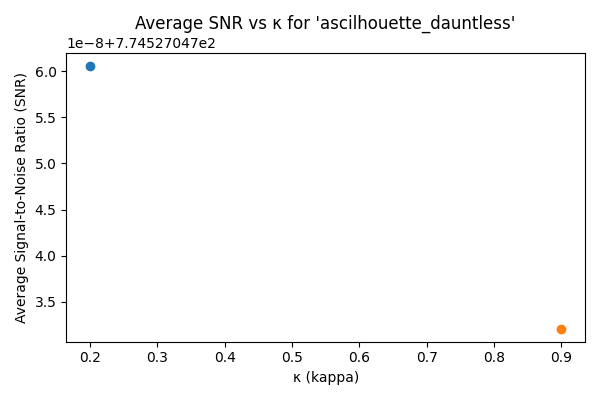
#> input picture doclab/experiments/Dimensional_Collapse/avg_snr_ascilhouette_dauntless.png, 600 x 400 px
$ python hcs_grad.py avg_snr_ascilhouette_dauntless.png
#> lines starting #> are read from the running program, lines starting #| are printed output that depends on the picture
# hcs_gradient_analyzer.py
# VERSION 2 - "Better Eyes"
# - Implements lobe detection on the phase-gradient field, as per DOMA-164.md.
# - This allows for the detection of more subtle, higher-order structures.

import numpy as np
import pandas as pd
import matplotlib.pyplot as plt
import os
from PIL import Image
import argparse

# --- Helper Functions (dominant_angular_mode is the only one modified) ---

def polar_grid(n: int = 192, r_max: float = 1.0):
    lin = np.linspace(-r_max, r_max, n)
    x, y = np.meshgrid(lin, lin)
    r = np.sqrt(x*x + y*y) + 1e-12
    theta = np.arctan2(y, x)
    return x, y, r, theta

# added
def signed_angular_gradient(field, theta):
    gx, gy = np.gradient(field)
    tx, ty = -np.sin(theta), np.cos(theta)   # tangential unit vector
    return gx*tx + gy*ty
# added
def dominant_angular_mode(field, theta, max_m=8):
    # Measure on the signed angular derivative, not |∇φ|
    s = signed_angular_gradient(field, theta)
    s = s - s.mean()
    n = s.shape[0]; c = n//2
    rr = np.sqrt((np.indices(s.shape)[0]-c)**2 + (np.indices(s.shape)[1]-c)**2)
    mask = rr > 4
    amps = []
    for m in range(1, max_m+1):
        c0 = np.sum(s[mask]*np.cos(m*theta[mask]))
        s0 = np.sum(s[mask]*np.sin(m*theta[mask]))
        amps.append((m, float(np.hypot(c0, s0))))
    amps.sort(key=lambda t: t[1], reverse=True)
    return int(amps[0][0]), s


def helical_time_evolve(field, kappa, t, omega=2*np.pi*1.0):
    # Corrected gradient usage for helical evolution
    grad_field_y, grad_field_x = np.gradient(field)
    return np.cos(kappa * omega * t) * field + np.sin(kappa * omega * t) * grad_field_y
# added
def _proj_mode(field, theta, m):
    basis = np.cos(m*theta)
    coef = np.sum(field*basis) / (np.sum(basis*basis) + 1e-12)
    return coef, basis
# added
def psi_collapse_to_m2(field, theta, Ta, Gamma, m_dom):
    # smooth gate (annealed corridor)
    g = float(np.clip((1.0 - Ta)*Gamma, 0.0, 1.0))
    g = 1.0 - np.exp(-3.0*g)

    # remove fraction g of dominant mode
    c_dom, b_dom = _proj_mode(field, theta, m_dom)
    removed = g * c_dom * b_dom
    remainder = field - removed

    # recycle removed energy into m=2 with existing phase/sign
    c2, b2 = _proj_mode(remainder, theta, 2)
    E_removed = np.sqrt(np.mean(removed**2) + 1e-12)
    b2_unit = b2 / (np.sqrt(np.mean(b2**2)) + 1e-12)
    refill = E_removed * b2_unit * np.sign(c2 if abs(c2) > 1e-8 else 1.0)

    collapsed = remainder + refill
    collapse_map = np.abs(collapsed - field)
    return collapsed, g, collapse_map


def detect_frequency(signal, dt):
    from numpy.fft import rfft, rfftfreq
    sig = signal - np.mean(signal)
    yf = np.abs(rfft(sig))
    xf = rfftfreq(len(sig), dt)
    if len(xf) < 3: return 0.0, 0.0, xf, yf
    yf[0] = 0.0
    i = int(np.argmax(yf))
    peak = float(yf[i])
    noise = float(np.median(yf[yf > 0])) if np.any(yf > 0) else 1e-12
    return float(xf[i]), float(peak / (noise + 1e-12)), xf, yf

def phase_flux_space(field, dx=1.0):
    gx, gy = np.gradient(field, dx, dx)
    return float(np.mean(np.hypot(gx, gy)))

def phase_flux_time(signal, dt):
    d = np.gradient(signal, dt)
    return float(np.mean(np.abs(d)))

def ingest_field(path, size=192):
#> called with path = 'avg_snr_ascilhouette_dauntless.png', size = 192
    img = Image.open(path).convert("L").resize((size, size))
    arr = np.array(img).astype(np.float32)
    arr = (arr - arr.mean()) / (arr.std() + 1e-12)
    return np.tanh(arr / 2.5)
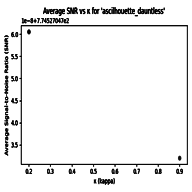
#> returned value: shape (192, 192) float32; min -0.997, max 0.101, mean 0.0376; drawn with min black and max white

# --- Main Simulation and Visualization Function ---

def run_one(field, kappa, Ta, Gamma, Ki, outdir=None, tag=None, save_figs=False):
    n = field.shape[0]
    x, y, r, theta = polar_grid(n, 1.0)

    # MODIFIED: Capture lobes and gradient field from the new function.
    lobes_before, pre_gradient_field = dominant_angular_mode(field, theta)
    space_flux = phase_flux_space(field)

    evolved = helical_time_evolve(field, kappa, t=6.0)
    # added
    m_pre, pre_sig = dominant_angular_mode(evolved, theta)
    collapsed, gate, collapse_map = psi_collapse_to_m2(evolved, theta, Ta, Gamma, m_dom=m_pre)
    m_post, post_sig = dominant_angular_mode(collapsed, theta)


    # MODIFIED: Capture lobes and gradient field for the 'after' state.
    lobes_after, post_gradient_field = dominant_angular_mode(collapsed, theta)

    t = np.arange(0, 6.0, 1/160.0)
    base = float(np.tanh(collapsed.mean()))
    phi = base * np.sin(Ki * t)
    dt = 1/160.0
    f, snr, xf, yf = detect_frequency(phi, dt)
    time_flux = phase_flux_time(phi, dt)
    bal = abs(space_flux - time_flux) / (abs(space_flux) + abs(time_flux) + 1e-12)
    verdict = bool((Ta <= 0.35) and (Gamma >= 0.75) and (lobes_after <= 2) and (snr >= 5.0) and (bal < 0.9))

    fp = sp = cp = None
    if save_figs and outdir and tag:
        os.makedirs(outdir, exist_ok=True)

        # MODIFIED: Visualization now shows the gradient field where lobes are detected.
        plt.figure(figsize=(10, 4))
        plt.suptitle("Phase-Gradient Fields", fontsize=16)

        plt.subplot(1, 2, 1)
        im1 = plt.imshow(pre_gradient_field, cmap="viridis")
        plt.colorbar(im1, fraction=0.046, pad=0.04)
        plt.axis("off")
        # MODIFIED: Title now reflects the new measurement method.
        plt.title(f"Pre-Collapse (Gradient Lobes ≈ {lobes_before})")

        plt.subplot(1, 2, 2)
        im2 = plt.imshow(post_gradient_field, cmap="viridis")
        plt.colorbar(im2, fraction=0.046, pad=0.04)
        plt.axis("off")
        plt.title(f"Post-Collapse (Gradient Lobes ≈ {lobes_after})")

        plt.tight_layout(rect=[0, 0.03, 1, 0.95])
        fp = os.path.join(outdir, f"{tag}_gradient_fields.png")
        plt.savefig(fp)
        plt.close()

        # Spectrum plot (unchanged)
        plt.figure(figsize=(6, 4))
        plt.plot(xf, yf); plt.xlabel("Frequency"); plt.ylabel("Amplitude")
        plt.title(f"Ki spectrum (SNR={snr:.1f}, peak={f:.2f})")
        plt.tight_layout(); sp = os.path.join(outdir, f"{tag}_spectrum.png")
        plt.savefig(sp); plt.close()

        # Collapse Locus plot (unchanged)
        plt.figure(figsize=(5.5, 4))
        im_collapse = plt.imshow(collapse_map, cmap="inferno")
        plt.colorbar(im_collapse, label="Magnitude of Change")
        plt.title("Collapse Locus"); plt.axis("off"); plt.tight_layout()
        cp = os.path.join(outdir, f"{tag}_collapse_map.png")
        plt.savefig(cp); plt.close()

    return {
        "lobes_before": int(lobes_before), "lobes_after": int(lobes_after),
        "gate": float(gate), "beat_peak": float(f), "beat_SNR": float(snr),
        "phase_balance_error": float(bal), "verdict_pass": verdict,
        "gradient_png": fp or "", "spectrum_png": sp or "", "collapse_png": cp or ""
    }

# --- Main Execution Block (Unchanged) ---
if __name__ == "__main__":
    parser = argparse.ArgumentParser(description="Run the HCS dimensional collapse simulation on a single image.")
    parser.add_argument("image_path", type=str, help="Path to the input image file.")
    args = parser.parse_args()

    kappas = [0.2, 0.9]
    params = [(0.90, 0.40, 2 * np.pi * 0.6), (0.28, 0.88, 2 * np.pi * 0.8)]
    rows = []; base_dir = "simulation_gallery_gradient"
    os.makedirs(base_dir, exist_ok=True)

    pth = args.image_path
    if not os.path.exists(pth):
        print(f"❌ Error: Image path not found at '{pth}'"); exit()

    print(f"Processing image with GRADIENT analysis: {pth}")
    slug = os.path.splitext(os.path.basename(pth))[0]
    field = ingest_field(pth, size=192)
    out_dir = os.path.join(base_dir, slug)
    os.makedirs(out_dir, exist_ok=True)

    for i, k in enumerate(kappas):
        for j, (Ta, Gamma, Ki) in enumerate(params):
            param_type = 'ctrl' if j == 0 else 'corr'
            tag = f"{slug}_k{k:.2f}_{param_type}"
            res = run_one(field, k, Ta, Gamma, Ki, outdir=out_dir, tag=tag, save_figs=(j == 1))

            row_data = {"image": slug, "kappa": k, "param_type": param_type, **res}
            rows.append(row_data)
#> this loop made 2 passes
#> pass 1, in signed_angular_gradient, `gx, gy = np.gradient(field)`:
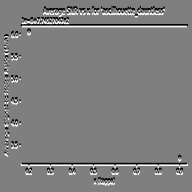
#> gx: shape (192, 192) float32; min -0.547, max 0.549, mean -4.14e-10; drawn with min black and max white
#> pass 1, in signed_angular_gradient, `gx, gy = np.gradient(field)`:
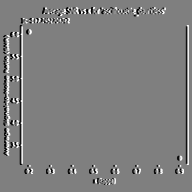
#> gy: shape (192, 192) float32; min -0.549, max 0.549, mean -1.17e-11; drawn with min black and max white
#> pass 1, in signed_angular_gradient, `tx, ty = -np.sin(theta), np.cos(theta)`:
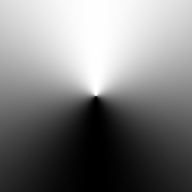
#> tx: shape (192, 192) float64; min -1, max 1, mean -3.7e-17; drawn with min black and max white
#> pass 1, in signed_angular_gradient, `tx, ty = -np.sin(theta), np.cos(theta)`:
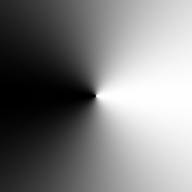
#> ty: shape (192, 192) float64; min -1, max 1, mean 5.32e-17; drawn with min black and max white
#> pass 1, in run_one (call 2), `plt.savefig(cp)`:
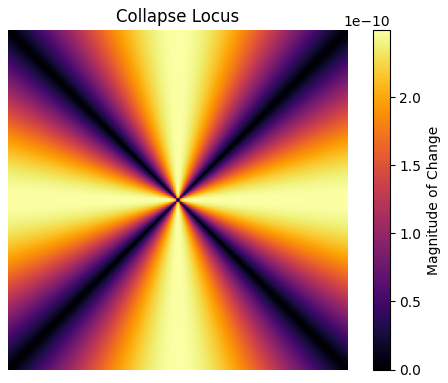
#> figure drawn by matplotlib, 2 panels
#> pass 2, in run_one (call 4), `plt.savefig(cp)`:
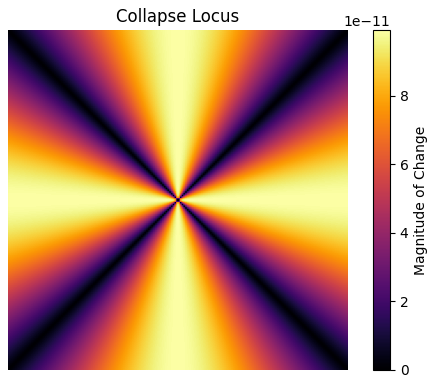
#> figure drawn by matplotlib, 2 panels
#> after the loop, rows = 4 items

    atlas = pd.DataFrame(rows)
#> atlas = table of 4 rows and 13 columns
    csv_path = f"atlas_{slug}_gradient.csv"
    atlas.to_csv(csv_path, index=False)

    print(f"\n✅ Gradient analysis complete! Your files are in '{base_dir}' and the current directory.")

$ run again, on doclab/experiments/Dimensional_Collapse/passrate_ascilhouette_dauntless.png
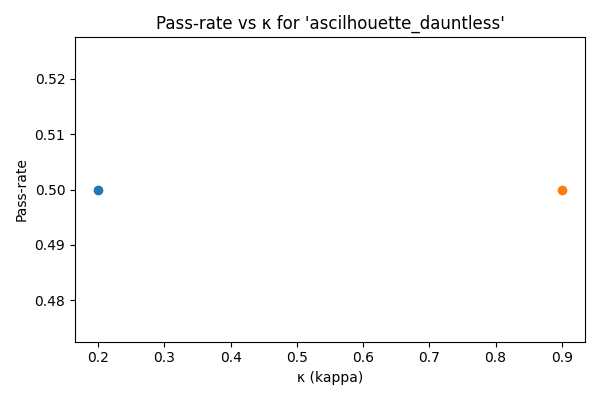
#> input picture doclab/experiments/Dimensional_Collapse/passrate_ascilhouette_dauntless.png, 600 x 400 px
#> the loop `for i, k in enumerate(kappas):` made 2 passes
#> pass 1, in signed_angular_gradient, `gx, gy = np.gradient(field)`:
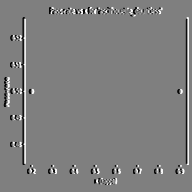
#> gy: shape (192, 192) float32; min -0.546, max 0.545, mean -1.74e-11; drawn with min black and max white
#> pass 2, in run_one (call 4), `plt.savefig(cp)`:
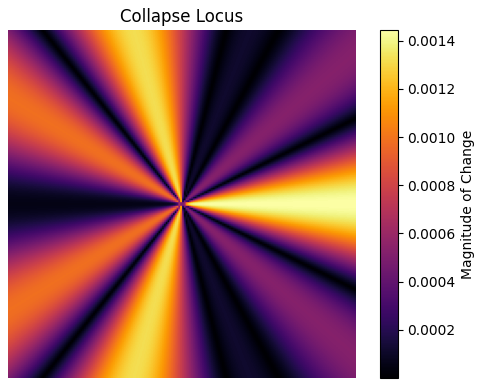
#> figure drawn by matplotlib, 2 panels
#> after the loop `for i, k in enumerate(kappas):`: rows = 4 items
#> atlas = table of 4 rows and 13 columns
